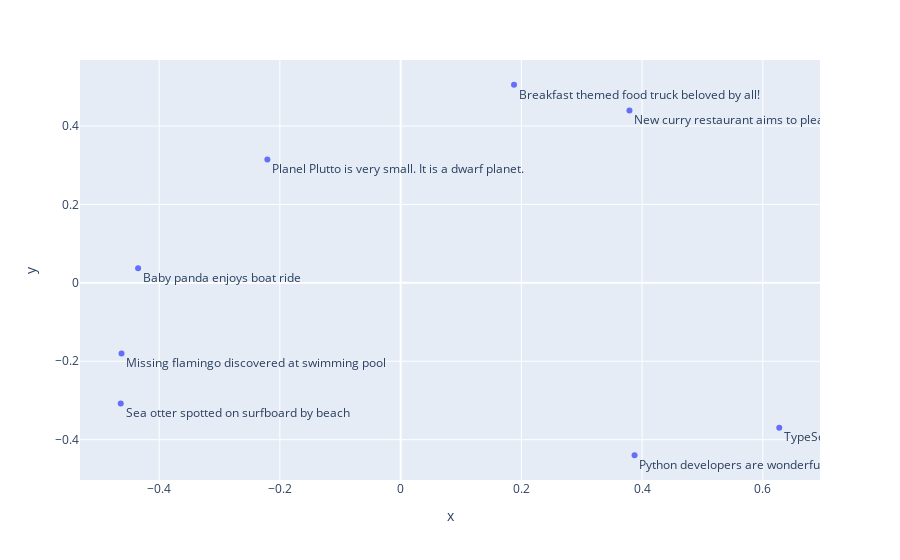

The notebook cell saved with this chart:
### Code cell
from sklearn.decomposition import PCA
import matplotlib.pyplot as plt
#import mplcursors
#%matplotlib ipympl

# Perform PCA for 2D visualization
PCA_model = PCA(n_components = 2)
PCA_model.fit(embeddings_array)
new_values = PCA_model.transform(embeddings_array)

new_values
import plotly.express as px
fig = px.scatter(x=new_values[:,0], y= new_values[:,1], text=input_text_lst_news)
fig.update_traces(textposition="bottom right")
fig.show()

### Figure 1 — Plotly figure (JSON) as saved in the notebook; plotly's stock layout.template omitted (floating-point values rounded to 4 significant figures)
{"data": [{"hovertemplate": "x=%{x}<br>y=%{y}<br>text=%{text}<extra></extra>", "legendgroup": "", "marker": {"color": "#636efa", "symbol": "circle"}, "mode": "markers+text", "name": "", "orientation": "v", "showlegend": false, "text": ["Missing flamingo discovered at swimming pool", "Sea otter spotted on surfboard by beach", "Baby panda enjoys boat ride", "Breakfast themed food truck beloved by all!", "New curry restaurant aims to please!", "Python developers are wonderful people", "TypeScript, C++ or Java? All are great!", "Planel Plutto is very small. It is a dwarf planet."], "textposition": "bottom right", "type": "scatter", "x": [-0.4623, -0.4636, -0.4349, 0.1878, 0.3791, 0.3875, 0.6272, -0.2208], "xaxis": "x", "y": [-0.18, -0.308, 0.03724, 0.5053, 0.4399, -0.4398, -0.3693, 0.3146], "yaxis": "y"}], "layout": {"legend": {"tracegroupgap": 0}, "margin": {"t": 60}, "xaxis": {"anchor": "y", "domain": [0, 1], "title": {"text": "x"}}, "yaxis": {"anchor": "x", "domain": [0, 1], "title": {"text": "y"}}}}
